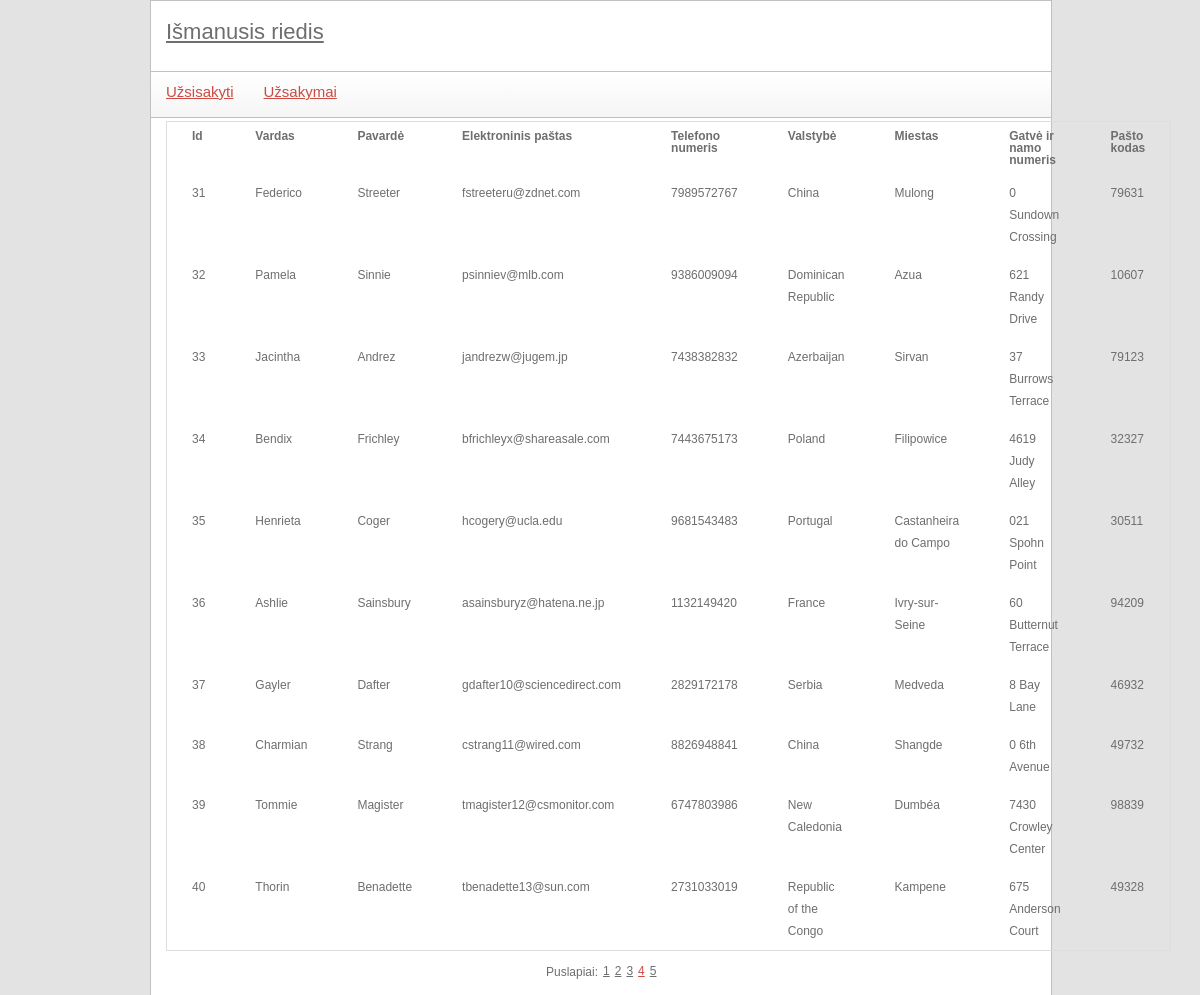
The app's page /index.php?module=order&action=list&page=4 with its own data.
### tables this page shows
CREATE TABLE IF NOT EXISTS `orders` (
  `id` int(5) NOT NULL AUTO_INCREMENT,
  `firstName` char(30) NOT NULL,
  `lastName` char(30) NOT NULL,
  `email` text NOT NULL,
  `phoneNumber` bigint(30) NOT NULL,
  `country` char(30) NOT NULL,
  `city` char(30) NOT NULL,
  `streetAndHouseNumber` text NOT NULL,
  `postalCode` int(10) NOT NULL,
  PRIMARY KEY (`id`)
);

### controls/order_list.php (called while the page is built)
<?php
include 'libraries/orders.class.php';
$ordersObj = new orders();
$elementCount = $ordersObj->getOrdersListCount();
include 'utils/paging.class.php';
$paging = new paging(config::NUMBER_OF_ROWS_IN_PAGE);
$paging->process($elementCount, $pageId);
$data = $ordersObj->getOrdersList($paging->size, $paging->first);
include 'templates/order_list.tpl.php';
?>

### index.php (called while the page is built, shortened)
<?php
include 'utils/mysql.class.php';
include 'templates/main.tpl.php';
?>

### utils/paging.class.php (called while the page is built, shortened)
<?php
class paging {
    public $size;
    public function __construct($rowsPerPage) {
        $this->size = $rowsPerPage;
    }
    public function process($total, $currentPage) {
        $this->first = ($currentPage - 1) * $this->size;
    }
}
?>

### libraries/orders.class.php (called while the page is built, shortened)
<?php
class orders {
    private $orders_table = 'orders';
    public function getOrdersList($limit = null, $offset = null) {
        $limitOffsetString = "";
        if (isset($limit)) {
            $limitOffsetString .= " LIMIT {$limit}";
        }
        if (isset($offset)) {
            $limitOffsetString .= " OFFSET {$offset}";
        }
        $query = "  SELECT *
					FROM `{$this->orders_table}`" . $limitOffsetString;
        $data = mysql::select($query);
        return $data;
    }
}

### utils/mysql.class.php (called while the page is built, shortened)
<?php
class mysql {
    protected static $connection;
    public static function connect() {
        if (!isset(self::$connection)) {
            self::$connection = new mysqli(config::DB_SERVER, config::DB_USERNAME, config::DB_PASSWORD, config::DB_NAME);
        }
        return self::$connection;
    }
    public static function query($query) {
        $connection = mysql::connect();
        $result = $connection->query($query);
        return $result;
    }
    public static function select($query) {
        $rows = array();
        $result = mysql::query($query);
        while ($row = $result->fetch_assoc()) {
            $rows[] = $row;
        }
        return $rows;
    }
}

### templates/order_list.tpl.php (the view)
<div class="table-responsive">
    <table class="table table-striped">
        <tr>
            <th>Id</th>
            <th>Vardas</th>
            <th>Pavardė</th>
            <th>Elektroninis paštas</th>
            <th>Telefono numeris</th>
            <th>Valstybė</th>
            <th>Miestas</th>
            <th>Gatvė ir namo numeris</th>
            <th>Pašto kodas</th>
        </tr>
        <?php
        foreach ($data as $key => $val) {
            echo
            "<tr>"
            . "<td>{$val['id']}</td>"
            . "<td>{$val['firstName']}</td>"
            . "<td>{$val['lastName']}</td>"
            . "<td>{$val['email']}</td>"
            . "<td>{$val['phoneNumber']}</td>"
            . "<td>{$val['country']}</td>"
            . "<td>{$val['city']}</td>"
            . "<td>{$val['streetAndHouseNumber']}</td>"
            . "<td>{$val['postalCode']}</td>";
        }
        ?>
    </table>
</div>
<?php
include 'templates/paging.tpl.php';
?>

### style/main.css (style rules this page uses)
body { color: #6e6e6e; font-family: Verdana, Geneva, sans-serif; font-size: 12px; background-color: #e3e3e3; width: 900px; margin: 0px auto; }
#contentMain table { margin-top: 3px; width: 100%; border-collapse: collapse; border: 1px solid #ddd; }
#contentMain table th { text-align: left; padding: 8px 25px; font-weight: bold; }
#contentMain table th:last-child { width: 40px; }
#contentMain table th:first-child { border-top-left-radius: 5px; moz-border-top-left-radius: 5px; }
#contentMain table th:last-child { border-top-right-radius: 5px; moz-border-top-right-radius: 5px; }
#contentMain table td { padding: 8px 25px; text-align: center; line-height: 22px; text-align: left; }
#contentMain table tr:last-child td:first-child { border-bottom-left-radius: 5px; moz-border-bottom-left-radius: 5px; }
#contentMain table tr:last-child td:last-child { border-bottom-right-radius: 5px; moz-border-bottom-right-radius: 5px; }

### records on screen
orders: id "31", firstName "Federico", lastName "Streeter", email "fstreeteru@zdnet.com", phoneNumber "7989572767", country "China", city "Mulong", streetAndHouseNumber "0 Sundown Crossing", postalCode "79631"
orders: id "32", firstName "Pamela", lastName "Sinnie", email "psinniev@mlb.com", phoneNumber "9386009094", country "Dominican Republic", city "Azua", streetAndHouseNumber "621 Randy Drive", postalCode "10607"
orders: id "33", firstName "Jacintha", lastName "Andrez", email "jandrezw@jugem.jp", phoneNumber "7438382832", country "Azerbaijan", city "Sirvan", streetAndHouseNumber "37 Burrows Terrace", postalCode "79123"
orders: id "34", firstName "Bendix", lastName "Frichley", email "bfrichleyx@shareasale.com", phoneNumber "7443675173", country "Poland", city "Filipowice", streetAndHouseNumber "4619 Judy Alley", postalCode "32327"
orders: id "35", firstName "Henrieta", lastName "Coger", email "hcogery@ucla.edu", phoneNumber "9681543483", country "Portugal", city "Castanheira do Campo", streetAndHouseNumber "021 Spohn Point", postalCode "30511"
orders: id "36", firstName "Ashlie", lastName "Sainsbury", email "asainsburyz@hatena.ne.jp", phoneNumber "1132149420", country "France", city "Ivry-sur-Seine", streetAndHouseNumber "60 Butternut Terrace", postalCode "94209"
orders: id "37", firstName "Gayler", lastName "Dafter", email "gdafter10@sciencedirect.com", phoneNumber "2829172178", country "Serbia", city "Medveda", streetAndHouseNumber "8 Bay Lane", postalCode "46932"
orders: id "38", firstName "Charmian", lastName "Strang", email "cstrang11@wired.com", phoneNumber "8826948841", country "China", city "Shangde", streetAndHouseNumber "0 6th Avenue", postalCode "49732"
orders: id "39", firstName "Tommie", lastName "Magister", email "tmagister12@csmonitor.com", phoneNumber "6747803986", country "New Caledonia", city "Dumbéa", streetAndHouseNumber "7430 Crowley Center", postalCode "98839"
orders: id "40", firstName "Thorin", lastName "Benadette", email "tbenadette13@sun.com", phoneNumber "2731033019", country "Republic of the Congo", city "Kampene", streetAndHouseNumber "675 Anderson Court", postalCode "49328"

### other values on screen
$value['page'] "1"
$value['page'] "2"
$value['page'] "3"
$value['page'] "4"
$value['page'] "5"
